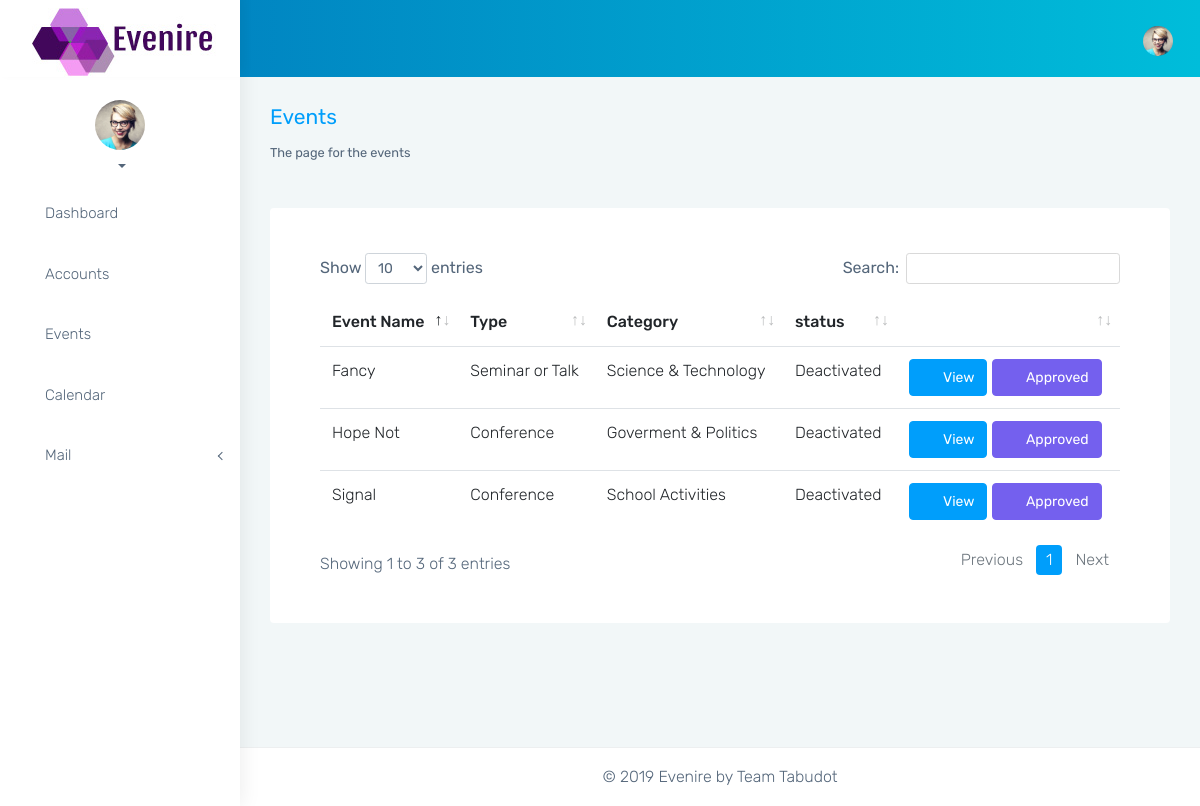
Screenshot of /index.php/events with the database file from the repository.
### tables this page shows
CREATE TABLE `events` (
  `event_id` int(11) NOT NULL,
  `event_title` varchar(45) DEFAULT NULL,
  `event_type` varchar(45) DEFAULT NULL,
  `event_category` varchar(45) DEFAULT NULL,
  `accounts_account_id` int(11) NOT NULL,
  `status` int(11) NOT NULL
);

### application/controllers/Events.php (called while the page is built, shortened)
<?php
class Events extends MY_Controller {
	public function index() {
		$this->load->helper('date');
		$data['events'] = $this->event_model->get();
		for($iii = 0; $iii < sizeof($data['events']); $iii++) {
			$event_info = $this->event_info_model->get_event($data['events'][$iii]['event_id']);
			$data['events'][$iii]['info'] = $event_info;
			if($event_info != NULL) {
				$data['events'][$iii]['account'] = $this->account_model->get($event_info->event_accounts_account_id);
			} else {
				$data['events'][$iii]['account'] = NULL;
			}
		}
		$data['content'] = 'events/index';
		$data['stylesheets'] = 'events/index_stylesheets';
		$data['scripts'] = 'events/index_scripts';
		$data['title'] = 'Events';
		$data['sub_title'] = 'The page for the events';
		$this->load->view($this->layout, $data);
	}
}

### index.php (called while the page is built, shortened)
<?php
require_once BASEPATH.'core/CodeIgniter.php';

### application/models/Event_model.php (called while the page is built, shortened)
<?php
class Event_model extends CI_Model {
	public function get($id=NULL) {
		if($id==NULL) {
			$query = $this->db->get('events');
			return $query->result_array();
		}
		$query = $this->db->get_where('events', array('id' => $id));
		return $query->row();
	}
}

### application/views/events/index.php (the view, shortened to what this page needs)
<br>
<div class="row">
    <div class="col-md-12">
        <div class="card">
            <div class="card-body">
                <div class="table-responsive">
                    <table id="approved_table" class="table">
                        <thead>
                            <tr>
                                <th>Event Name</th>
                                <th>Type</th>
                                <th>Category</th>
                                <th>status</th>
                                <th></th>
                            </tr>
                        </thead>
                        <tbody>
                            <?php foreach($events as $event): ?>
                                <tr>
                                    <td>
                                        <?= $event['event_title']; ?>
                                    </td>
                                    <td>
                                        <?= $event['event_type']; ?>
                                    </td>
                                    <td>
                                        <?= $event['event_category']; ?>
                                    </td>
                                    <?php if($event['status']==0){?>
                                        <td>Deactivated</td>
                                        <?php } if($event['status']==1){?>
                                            <td>Activated</td>
                                            <?php } if($event['status']==2){?>
                                                <td>Approved</td>
                                                <?php }?>
                                                    <td>
                                                        <button type="btn" class="btn btn-info btn-fill pull-right" data-toggle="modal" data-target="#modal-<?= $event['event_id']; ?>"><span><i class="fa fa-info-circle fa-lg"></i></span>&nbsp;&nbsp;View</button>
                                                        <?php if($event['status']==0){?>
                                                            <a href="<?= base_url() . "events/approve/".$event['event_id'] ?>">
                                                                <button type="submit" class="btn btn-primary btn-fill pull-right"><span><i class="fa fa-info-circle fa-lg"></i></span>&nbsp;&nbsp;Approved</button>
                                                            </a>
                                                            <?php } elseif($event['status']==1){?>
                                                                <a href="<?= base_url() . "events/deactivate/".$event['event_id'] ?>">
                                                                    <button type="submit" class="btn btn-danger btn-fill pull-right"><span><i class="fa fa-info-circle fa-lg"></i></span>&nbsp;&nbsp;Deavtivate</button>
                                                                </a>
                                                                <?php } elseif($event['status']==2){?>
                                                                    <a href="<?= base_url() . "events/activate/".$event['event_id'] ?>">
                                                                        <button type="submit" class="btn btn-success btn-fill pull-right"><span><i class="fa fa-info-circle fa-lg"></i></span>&nbsp;&nbsp;Activate</button>
                                                                    </a>
                                                                    <?php }?>
                                                    </td>
                                </tr>
                                <?php endforeach; ?>
                        </tbody>
                    </table>
                </div>
            </div>
        </div>
    </div>
</div>

### application/views/layouts/master.php (shortened to what this page needs)
<!DOCTYPE html>
<html lang="en">
<head>
    <link href="<?= base_url() ?>assets/vendor/bootstrap/css/bootstrap.min.css" rel="stylesheet">
    <link href="<?= base_url() ?>assets/css/style.css" rel="stylesheet">
    <link href="<?= base_url() ?>assets/css/colors/blue.css" id="theme" rel="stylesheet">
    <?php isset($stylesheets) ? $this->load->view($stylesheets) : NULL ?>
</head>
<body class="fix-header fix-sidebar card-no-border">
  <div id="main-wrapper">
    <header class="topbar">
      <nav class="navbar top-navbar navbar-expand-md navbar-light">
        <div class="navbar-header">
          <a class="navbar-brand" href="index.html">
            <span>
            <img src="<?= base_url() ?>assets/images/logo-text2.png" alt="homepage" class="dark-logo" />
          </a>
        </div>
        <div class="navbar-collapse">
          <ul class="navbar-nav mr-auto mt-md-0 ">
            <li class="nav-item"> <a class="nav-link sidebartoggler hidden-sm-down text-muted waves-effect waves-dark" href="javascript:void(0)"><i class="icon-arrow-left-circle ti-menu"></i></a> </li>
          </ul>
          <ul class="navbar-nav my-lg-0">
            <li class="nav-item dropdown">
              <a class="nav-link dropdown-toggle text-muted waves-effect waves-dark" href="" data-toggle="dropdown" aria-haspopup="true" aria-expanded="false"><img src="<?= base_url() ?>assets/images/users/1.jpg" alt="user" class="profile-pic"></a>
            </li>
          </ul>
        </div>
      </nav>
    </header>
    <?php $this->load->view('layouts/sidebar') ?>
    <div class="page-wrapper">
      <div class="container-fluid">
        <div class="row page-titles">
          <div class="col-md-6 col-8 align-self-center">
            <h3 class="text-themecolor m-b-0 m-t-0"><?= isset($title) ? $title : NULL ?></h3>
            <small><?= isset($sub_title) ? $sub_title : NULL ?></small>
          </div>
        </div>
        <?php $this->load->view($content) ?>
      </div>
      <footer class="footer text-center">
        © 2019 Evenire by Team Tabudot
      </footer>
    </div>
  </div>
</body>
</html>

### application/views/events/index_stylesheets.php
<link href="<?= base_url() ?>assets/vendor/datatables.net-bs4/css/dataTables.bootstrap4.css" rel="stylesheet">

### application/views/layouts/sidebar.php (shortened to what this page needs)
<aside class="left-sidebar">
    <div class="scroll-sidebar">
        <div class="user-profile">
            <div class="profile-img"> <img src="<?= base_url() ?>assets/images/users/1.jpg" alt="user" /> </div>
            <div class="profile-text">
                <a href="#" class="dropdown-toggle link u-dropdown" data-toggle="dropdown" role="button" aria-haspopup="true" aria-expanded="true"> <span class="#"></span></a>
            </div>
        </div>
        <nav class="sidebar-nav">
            <ul id="sidebarnav">
                <li>
                    <a href="<?= base_url() . 'dashboard' ?>"><i class="mdi mdi-view-dashboard"></i><span class="hide-menu">Dashboard </span></a>
                </li>
                <li>
                    <a class="#" href="<?= base_url() . 'accounts/' ?>" aria-expanded="false"><i class="mdi mdi-account-circle"></i><span class="hide-menu">Accounts </span></a>
                </li>
                <li>
                    <a class="#" href="<?= base_url() . 'events/' ?>" aria-expanded="false"><i class="mdi mdi-table"></i><span class="hide-menu">Events </span></a>
                </li>
                <li>
                    <a href="<?= base_url() . 'calendar' ?>"><i class="mdi mdi-calendar-text"></i><span class="hide-menu">Calendar </span></a>
                </li>
                <li>
                    <a class="has-arrow" href="#" aria-expanded="false"><i class="mdi mdi-email"></i><span class="hide-menu">Mail </span></a>
                </li>
            </ul>
        </nav>
    </div>
</aside>

### assets/css/colors/blue.css (style rules this page uses)
.topbar { background: #009efb; background: -moz-linear-gradient(left, #0178bc 0%, #00bdda 100%); background: -webkit-linear-gradient(left, #0178bc 0%, #00bdda 100%); background: linear-gradient(to right, #0178bc 0%, #00bdda 100%); }
.topbar .navbar-header { background: #ffffff; box-shadow: 4px -4px 10px rgba(0, 0, 0, 0.05); }
.topbar .navbar-light .navbar-nav .nav-item > a.nav-link { color: rgba(255, 255, 255, 0.8) !important; }
.text-themecolor { color: #009efb !important; }
.sidebar-nav { background: #fff; }
.sidebar-nav ul li a { color: #54667a; }
.sidebar-nav > ul > li > a { border-left: 3px solid #fff; }
.sidebar-nav > ul > li > a i { color: #a6b7bf; }

### rows the page displays
events: event_title "Hope Not", event_type "Conference", event_category "Goverment & Politics", status "Deactivated"
events: event_title "Signal", event_type "Conference", event_category "School Activities", status "Deactivated"
events: event_title "Fancy", event_type "Seminar or Talk", event_category "Science & Technology", status "Deactivated"

### other values shown
$title "Events"
$sub_title "The page for the events"
